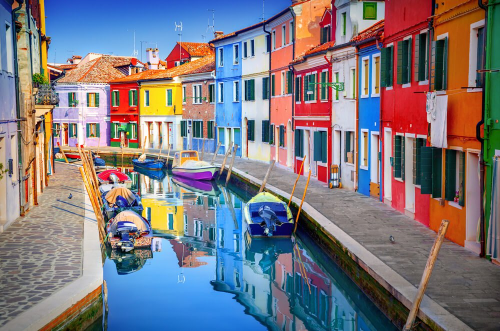
#> input picture 1. basic functions/images/venice_small.png, 500 x 331 px
$ python image_shift.py
#> lines starting #> are read from the running program, lines starting #| are printed output that depends on the picture
import cv2
import numpy as np

image = cv2.imread('images/venice_small.png')
#> image is the input picture: shape (331, 500, 3); mean B, G, R 127.4, 120.3, 125
(height, width, dim) = image.shape
#> height = 331; width = 500; dim = 3

cv2.imshow("Original", image)
cv2.waitKey(0)

M = np.float32([[1, 0, 25], [0, 1, 50]])
shifted = cv2.warpAffine(image, M, (width, height))
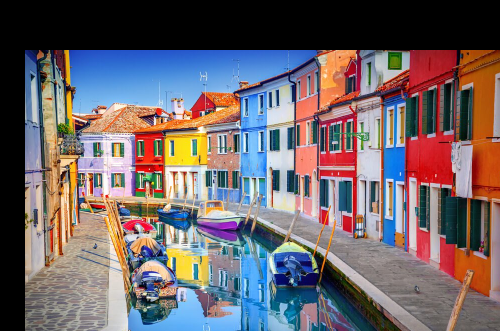
#> shifted: shape (331, 500, 3); mean B, G, R 105.1, 101.1, 111.3
cv2.imshow("Shifted Down and Right", shifted)
cv2.waitKey(0)

M = np.float32([[1, 0, -50], [0, 1, -90]])
shifted = cv2.warpAffine(image, M, (width, height))
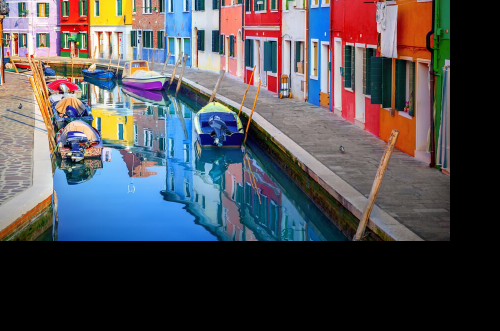
#> shifted: shape (331, 500, 3); mean B, G, R 84.4, 79.2, 80.1
cv2.imshow("Shifted Up and Left", shifted)
cv2.waitKey(0)

$ run again, with 1. basic functions/images/beach.png copied over 1. basic functions/images/venice_small.png
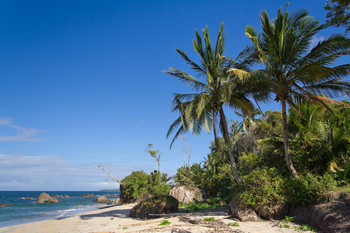
#> input picture 1. basic functions/images/beach.png, 350 x 233 px
#> image is the input picture: shape (233, 350, 3); mean B, G, R 136, 110.4, 78.6
#> `shifted = cv2.warpAffine(image, M, (width, height))`:
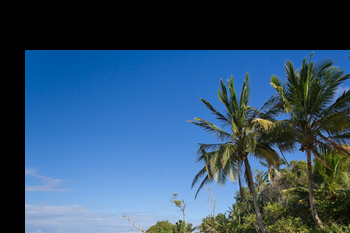
#> shifted: shape (233, 350, 3); mean B, G, R 110.1, 81.9, 51.2
#> `shifted = cv2.warpAffine(image, M, (width, height))`:
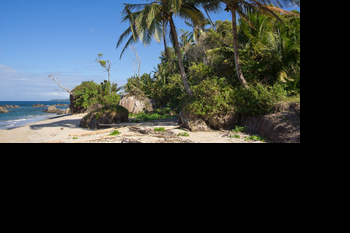
#> shifted: shape (233, 350, 3); mean B, G, R 62.4, 60.8, 53.2
